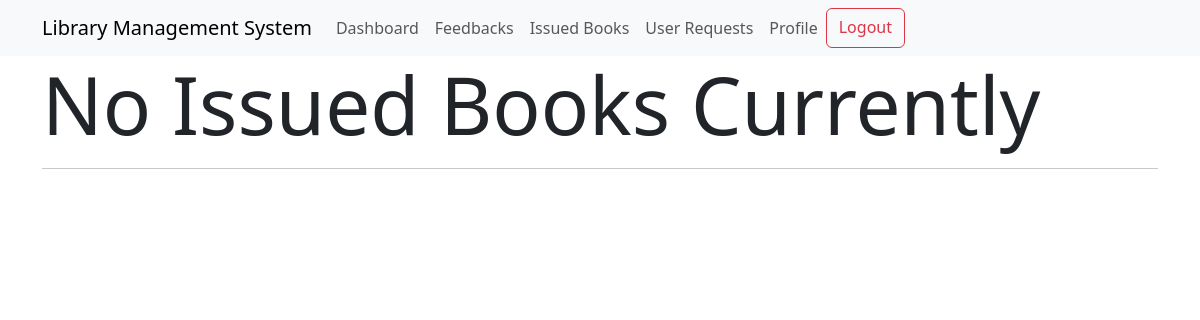
/issued_books (signed in), run on an earlier commit of the app's database.
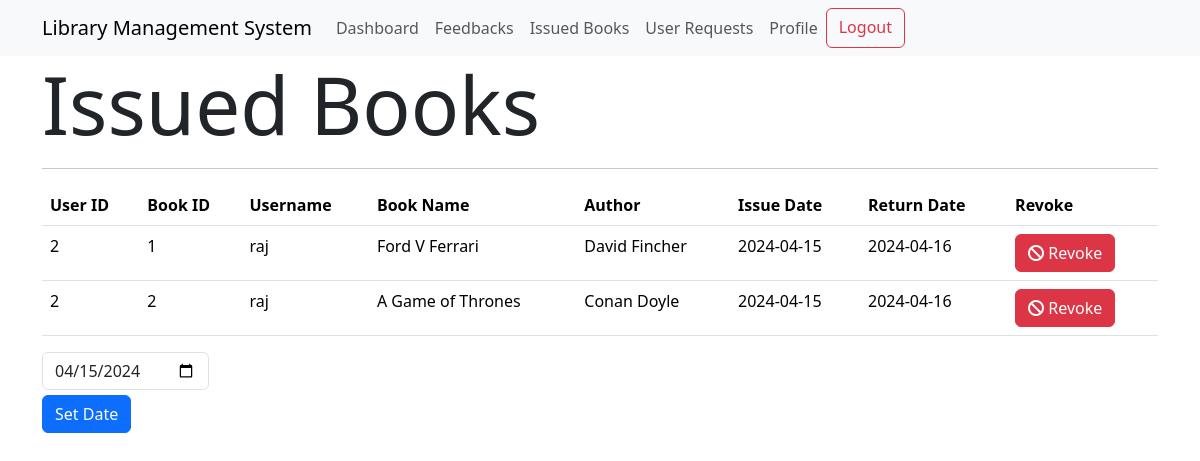
And on a later commit of the database.
### models.py (models this page shows)
class Issued(db.Model):
    id = db.Column(db.Integer, primary_key=True)
    user_id = db.Column(db.Integer, db.ForeignKey("user.id"), nullable=False)
    book_id = db.Column(db.Integer, db.ForeignKey("books.id"), nullable=False)
    username = db.Column(db.String(32), nullable=False)
    book_name = db.Column(db.String(32), nullable=False)
    author = db.Column(db.String(64), nullable=False)
    date_issued = db.Column(db.Date, nullable=False)
    return_date = db.Column(db.Date, nullable=False)

### routes.py (the view)
@app.route("/issued_books")
@admin_required
def issued_books():
    all_issued = Issued.query.all()
    now = datetime.now().strftime("%Y-%m-%d")
    return render_template("issued.html", all_issued=all_issued, now=now)

### routes.py (called while the page is built)
def admin_required(func):
    @wraps(func)
    def inner(*args, **kwargs):
        if "user_id" not in session:
            return redirect(url_for("login"))
        user = User.query.get(session["user_id"])
        if not user.is_admin:
            flash("You are not authorized to access this page")
            return redirect(url_for("index"))
        return func(*args, **kwargs)
    return inner

### templates/issued.html (shortened to what this page needs)
{% extends "layout.html" %}
{% block content %}
{% if all_issued|length > 0 %}
<h1 class="display-1">Issued Books</h1>
<hr>
<table class="table">
    <thead>
        <tr>
            <th>User ID</th>
            <th>Book ID</th>
            <th>Username</th>
            <th>Book Name</th>
            <th>Author</th>
            <th>Issue Date</th>
            <th>Return Date</th>
            <th>Revoke</th>
        </tr>
    </thead>
    <tbody>
        {% for item in all_issued %}
        <tr>
            <td>{{item.user_id}}</td>
            <td>{{item.book_id}}</td>
            <td>{{item.username}}</td>
            <td>{{item.book_name}}</td>
            <td>{{item.author}}</td>
            <td>{{item.date_issued}}</td>
            <td>{{item.return_date}}</td>
            <td>
                <form action="{{url_for('revoke_book', book_id=item.book_id, user_id=item.user_id)}}" method="POST"
                    style="display: inline;">
                    <button class=" btn btn-danger">
                        <i class="fas fa-ban"></i>
                        Revoke
                    </button>
                </form>
            </td>
        </tr>
        {% endfor %}
    </tbody>
</table>
<form action="{{url_for('set_date')}}" method="POST">
    <input type="date" name="new_date" id="new_date" class="form-control" value="{{now}}" style="width: 15%;">
    <input type="submit" class="btn btn-primary" value="Set Date" style="margin-top: 5px;">
</form>
{% else %}
<h1 class="display-1">No Issued Books Currently</h1>
<hr>
{% endif %}
{% endblock content %}

### templates/layout.html (shortened to what this page needs)
<!DOCTYPE html>
<html lang="en">
<head>
    <link href="https://cdn.jsdelivr.net/npm/bootstrap@5.3.3/dist/css/bootstrap.min.css" rel="stylesheet"
 />
    <link rel="stylesheet" href="https://cdnjs.cloudflare.com/ajax/libs/font-awesome/6.5.1/css/all.min.css"
 />
</head>
<body>
    {% include 'navbar.html' %}
    <div class="container">
        {% block content %} {% endblock %}
    </div>
</body>
</html>

### templates/navbar.html (shortened to what this page needs)
<nav class="navbar navbar-expand-lg bg-body-tertiary">
    <div class="container">
        {% if session['is_admin'] %}
        <a class="navbar-brand" href="#">Library Management System</a>
        {% else %}
        <a class="navbar-brand" href="#">E-Book Library</a>
        {% endif %}
        <div class="collapse navbar-collapse" id="navbarNavAltMarkup">
            <div class="navbar-nav">
                {% if 'user_id' in session %}
                {% if session['is_admin'] %}
                <a class="nav-link" href="{{ url_for('admin') }}">Dashboard</a>
                <a class="nav-link" href="{{ url_for('show_feedbacks') }}">Feedbacks</a>
                <a class="nav-link" href="{{ url_for('issued_books') }}">Issued Books</a>
                <a class="nav-link" href="{{ url_for('cart') }}">User Requests</a>
                <a class="nav-link" href="{{ url_for('profile') }}">Profile</a>
                <a class="btn btn-outline-danger logout" href="{{url_for('logout')}}">Logout</a>
                {% else %}
                <a class="nav-link" href="{{ url_for('index') }}">Store</a>
                <a class="nav-link" href="{{ url_for('issued_books_user') }}">Library</a>
                <a class="nav-link" href="{{ url_for('profile') }}">Profile</a>
                <a class="btn btn-outline-danger logout" href="{{url_for('logout')}}">Logout</a>
                {% endif %}
                {% else %}
                <a class="nav-link" href="{{ url_for('login') }}">Login</a>
                <a class="nav-link" href="{{ url_for('register') }}">Register</a>
                {% endif %}
            </div>
        </div>
    </div>
</nav>

What changed in the data, as far as the page shows it:
added Issued: user_id "2", book_id "1", username "raj", book_name "Ford V Ferrari", author "David Fincher", date_issued "2024-04-15", return_date "2024-04-16"
added Issued: user_id "2", book_id "2", username "raj", book_name "A Game of Thrones", author "Conan Doyle", date_issued "2024-04-15", return_date "2024-04-16"
Also different on the page:
form field new_date: (not shown) → "04/15/2024"
form field value: (not shown) → "Set Date"
text no longer shown: "No Issued Books Currently"
text now shown: "Issued Books User ID Book ID Username Book Name Author Issue Date Return Date Revoke"
